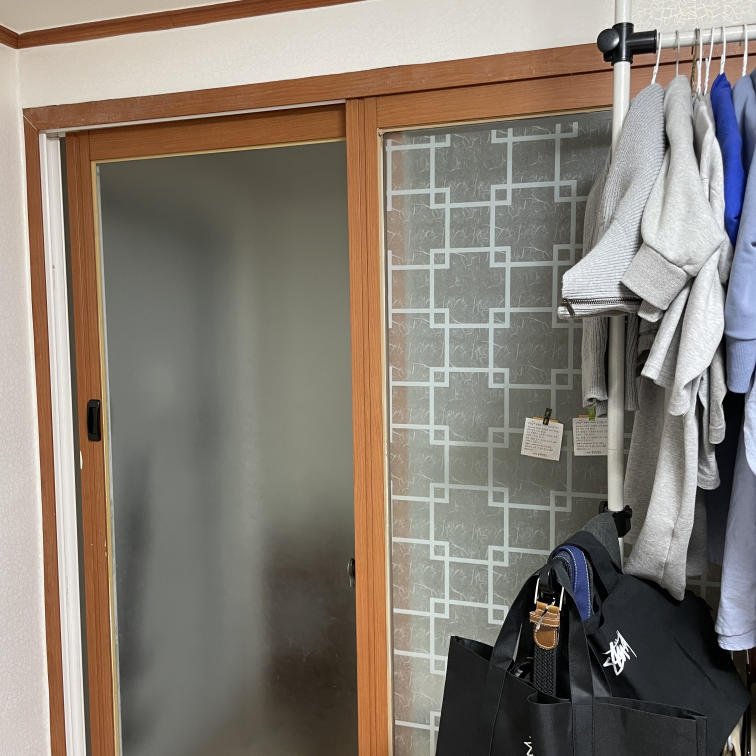
//> input picture Panorama/Image/home1.jpg, 3024 x 3024 px (shown at 1/4 size)
$ ./hw2   (built with g++ and OpenCV 4)
//> lines starting //> are read from the running program, lines starting //| are printed output that depends on the picture
#include <iostream>
#include "opencv2/core/core.hpp"
#include "opencv2/highgui/highgui.hpp"
#include "opencv2/imgproc/imgproc.hpp"
#include <time.h>
#include <opencv2/photo.hpp>
#include <opencv2/imgcodecs.hpp>
#include <opencv2/objdetect/objdetect.hpp>
#include <opencv2/features2d.hpp>
#include <opencv2/stitching.hpp>
#include <opencv2/xfeatures2d.hpp>
#include <opencv2/calib3d.hpp>

using namespace cv;
using namespace std;
using namespace cv::xfeatures2d;

void Gaussian_Elimination_func(float* input, int n){ // 행렬로 이루어진 선형 방정식을 풀어주는 Gaussian Elimination 함수

    float* A = input;
    int i = 0;
    int j = 0;
    // m = rows, n = cols
    int m = n - 1; // 8 과 9 이므로
    while (i < m && j < n)
    {
        // column j를 기준으로 잡아서 row i부터 시작
        int maxi = i;
        for (int k = i + 1; k < m; k++)
        {
            if (fabs(A[k * n + j]) > fabs(A[maxi * n + j]))
            {
                maxi = k;
            }
        }
        if (A[maxi * n + j] != 0)
        {
            // i와 maxi의 순서를 바꾼다. (위부터 큰 순서대로 sort 돼야 하기 때문)
            if (i != maxi)
                for (int k = 0; k < n; k++)
                {
                    float aux = A[i * n + k];
                    A[i * n + k] = A[maxi * n + k];
                    A[maxi * n + k] = aux;
                }
            // A[i,j] 바꾸기 전 A[maxi,j]의 값을 가지고 있는 상태
            // 행 i의 원소를 A[i,j]로 나눠준다
            float A_ij = A[i * n + j];
            for (int k = 0; k < n; k++)
            {
                A[i * n + k] /= A_ij;
            }
            // A[i,j] = 1이 됐을 것이다.
            for (int u = i + 1; u < m; u++)
            {
                // A[u,j]와 행 i를 곱한 값에서 행 u를 빼준다.
                float A_uj = A[u * n + j];
                for (int k = 0; k < n; k++)
                {
                    A[u * n + k] -= A_uj * A[i * n + k];
                }
                // A[u,j] = 0 이다
            }
            i++;
        }
        j++;
    }

    // 다시 대입해준다
    for (int i = m - 2; i >= 0; i--)
    {
        for (int j = i + 1; j < n - 1; j++)
        {
            A[i * n + m] -= A[i * n + j] * A[j * n + m];
        }
    }
}

void findHomography_func(vector<Point2f> src, vector<Point2f> dst, Mat & result){ // Homography를 찾아주는 함수

    float P[8][9] =                                                              // 선형 방정식의 앞쪽 행렬이다.
    {
        {-src[0].x, -src[0].y, -1,   0,   0,  0, src[0].x * dst[0].x, src[0].y * dst[0].x, -dst[0].x },
        {  0,   0,  0, -src[0].x, -src[0].y, -1, src[0].x * dst[0].y, src[0].y * dst[0].y, -dst[0].y },

        {-src[1].x, -src[1].y, -1,   0,   0,  0, src[1].x * dst[1].x, src[1].y * dst[1].x, -dst[1].x },
        {  0,   0,  0, -src[1].x, -src[1].y, -1, src[1].x * dst[1].y, src[1].y * dst[1].y, -dst[1].y },

        {-src[2].x, -src[2].y, -1,   0,   0,  0, src[2].x * dst[2].x, src[2].y * dst[2].x, -dst[2].x },
        {  0,   0,  0, -src[2].x, -src[2].y, -1, src[2].x * dst[2].y, src[2].y * dst[2].y, -dst[2].y },

        {-src[3].x, -src[3].y, -1,   0,   0,  0, src[3].x * dst[3].x, src[3].y * dst[3].x, -dst[3].x },
        {  0,   0,  0, -src[3].x, -src[3].y, -1, src[3].x * dst[3].y, src[3].y * dst[3].y, -dst[3].y },
    };

    Gaussian_Elimination_func(&P[0][0], 9); // 해당 선형 방정식을 가우시안 소거법을 사용해서 풀어준다.

    float aux_H[3][3] = { // 소거법을 활용해 풀어준 결과 행렬
        { P[0][8], P[1][8], P[2][8] },
        { P[3][8], P[4][8], P[5][8] },
        { P[6][8], P[7][8], 1 }
    };

    for (int i = 0; i < 3; i++) {
        for (int j = 0; j < 3; j++) {
            result.at<float>(i, j) = aux_H[i][j]; // 결과 Mat에 대입해줘서 출력
        }
    }
}


Mat RANSAC_func(vector<Point2f> src, vector<Point2f> dst){ // RANSAC을 수행해주는 함수

        int N = 2000;	// 반복 횟수
        float T = 3;   // threshold
        int size = src.size(); // 입력 keypoint들의 개수

        int max_cnt = 0; // 가장 많은 inlier의 개수를 담아줄 변수

        Mat Best_Homo = Mat::zeros(3, 3, CV_32FC1); // 가장 많은 inlier를 뽑아낸 호모그래피를 저장해줄 Mat 초기화

        for (int i = 0; i < N; i++) // N번 반복해주는 for문
        {
            int k[4] = { -1, };
            k[0] = floor((rand() % size)); // 4개씩 총 keypoint의 개수 범위 내에서 만큼 난수를 생성해주는 난수 생성기
            do
            {
                k[1] = floor((rand() % size));
            } while (k[1] == k[0] || k[1] < 0);

            do
            {
                k[2] = floor((rand() % size));
            } while (k[2] == k[0] || k[2] == k[1] || k[2] < 0);

            do
            {
                k[3] = floor((rand() % size));
            } while (k[3] == k[0] || k[3] == k[1] || k[3] == k[2] || k[3] < 0);

            printf("random sample : %d %d %d %d\n", k[0], k[1], k[2], k[3]); // 몇번째 특징점들이 뽑혔는지 출력

            vector<Point2f> src_sample; // 뽑힌 번호들의 특징점(x)들을 담아둘 컨테이너
            vector<Point2f> dst_sample; // 뽑힌 번호들의 특징점(x')들을 담아둘 컨테이너

            src_sample.push_back(src[k[0]]);
            src_sample.push_back(src[k[1]]);
            src_sample.push_back(src[k[2]]);
            src_sample.push_back(src[k[3]]);

            dst_sample.push_back(dst[k[0]]);
            dst_sample.push_back(dst[k[1]]);
            dst_sample.push_back(dst[k[2]]);
            dst_sample.push_back(dst[k[3]]);

            Mat Homo_sample = Mat::zeros(3, 3, CV_32FC1); // 뽑힌 특징점들로 만든 호모그래피를 담을 3 x 3 매트릭스 초기화 및 선언

            findHomography_func(src_sample, dst_sample, Homo_sample); // find homography 함수 선언

            Mat Distance = Mat::zeros(size, 1, CV_32FC1); // 호모그래피의 거리를 계산한 값들을 담을 (size) x 1 매트릭스

            for (int l = 0; l < size; l++) { // 특징점 개수만큼 반복
                Mat A_calc = Mat::zeros(3, 1, CV_32FC1); // 특징점을 Mat으로 옮기는 것과 동시에 homogeneous coordinate로 변환해서 담을 3 x 1 매트릭스
                Point2f A_calc_Homo; // H x X 를 계산하여 다시 cartesian coordinate의 변환해서 담아둘 변수

                A_calc.at<float>(0, 0) = src[l].x;
                A_calc.at<float>(1, 0) = src[l].y;
                A_calc.at<float>(2, 0) = 1.0f; // homogeneous coordinate로 변환

                Mat H_mul_X = (3, 1, CV_32FC1, Homo_sample * A_calc); // H x X 계산

                A_calc_Homo.x = H_mul_X.at<float>(0, 0) / H_mul_X.at<float>(2, 0); // (wx, wy, w)에서 wx / w를 계산해서 x 값 삽입
                A_calc_Homo.y = H_mul_X.at<float>(1, 0) / H_mul_X.at<float>(2, 0); // (wx, wy, w)에서 wy / w를 계산해서 y 값 삽입

                Distance.at<float>(l, 0) = norm(dst[l] - A_calc_Homo); // norm 함수를 이용해서 거리 계산
            }

            int cnt = 0; // inlier의 개수를 저장해줄 변수

            for (int j = 0; j < size; j++)
            {
                float data = Distance.at<float>(j, 0); // data에 거리 옮기기
                if (data < T) // threshold 와 비교
                {
                    cnt++;
                }
            }

            if (cnt > max_cnt) // 가장 많은 inlier의 개수를 가진 호모그래피 저장
            {
                Best_Homo = Homo_sample;
                max_cnt = cnt;
            }
        }

        cout << "Max inliers : " << max_cnt << endl;
        cout << "Best Homography : " << Best_Homo << endl << endl;

        return Best_Homo;
}

Mat makePanorama_func(Mat Left_Img, Mat Right_Img, int Distance_Thresh, int Match_Min) { // 입력된 두 이미지를 병합해주는 함수

    Mat Left_Img_Gray, Right_Img_Gray; // Grayscale로 변환한 이미지를 담아둘 매트릭스

    cvtColor(Left_Img, Left_Img_Gray, CV_BGR2GRAY); // Grayscale로 변환
    cvtColor(Right_Img, Right_Img_Gray, CV_BGR2GRAY); // Grayscale로 변환

    // --------------------SIFT 특징 검출기------------------------------

    Ptr<SiftFeatureDetector> Detector = SIFT::create(300);
    vector<KeyPoint> kpts_left, kpts_right;
    Detector->detect(Left_Img_Gray, kpts_left);
    Detector->detect(Right_Img_Gray, kpts_right);

    Ptr<SiftDescriptorExtractor> Extractor = SIFT::create(100, 4, 3, false, true);
    Mat img_des_left, img_des_right;
    Extractor->compute(Left_Img_Gray, kpts_left, img_des_left);
    Extractor->compute(Right_Img_Gray, kpts_right, img_des_right);

    BFMatcher matcher(NORM_L2); // Brute Force Matcher -- L2 norm 사용
    vector<DMatch> matches;
    matcher.match(img_des_left, img_des_right, matches);

    double Distance_Max = matches[0].distance; // Match들의 거리를 통해 정제
    double Distance_Min = matches[0].distance;
    double dist;
    for (int i = 0; i < img_des_left.rows; i++) {
        dist = matches[i].distance;
        if (dist < Distance_Min) Distance_Min = dist;
        if (dist > Distance_Max) Distance_Max = dist;
    }
    printf("max_dist : %f \n", Distance_Max);
    printf("min_dist : %f \n", Distance_Min);

    vector<DMatch> Matched_Fin;
    do {
        vector<DMatch> Matched_Good;
        for (int i = 0; i < img_des_left.rows; i++) {
            if (matches[i].distance < Distance_Thresh * Distance_Min)
                Matched_Good.push_back(matches[i]);
        }
        Matched_Fin = Matched_Good;
        Distance_Thresh -= 1;
    } while (Distance_Thresh != 2 && Matched_Fin.size() > Match_Min);

    vector<Point2f> left, right; // Match가 끝난 페어들의 좌표를 각각 left와 right 벡터에 저장
    for (int i = 0; i < Matched_Fin.size(); i++) {
        left.push_back(kpts_left[Matched_Fin[i].queryIdx].pt);
        right.push_back(kpts_right[Matched_Fin[i].trainIdx].pt);
    }
    cout <<  "Numnber of Keypoints : " << right.size() << ", " << left.size() << endl; // 특징점 총 개수 출력

    //Mat mat_homo = findHomography(left, right, RANSAC); // built-in과 나의 함수 비교

    Mat mat_homo = RANSAC_func(left, right); // Homography를 만들어줌과 동시에 RANSAC algorithm을 이용해 가장 좋은 Homography를 찾아주는 함수

    // cout << "Built-in Homography : " <<mat_homo_1 << endl << endl; // built-in과 나의 함수 비교

    Mat Result_Img;
    warpPerspective(Left_Img, Result_Img, mat_homo, // Inverse Warping을 통해 projection 실행
        Size(Left_Img.cols * 3, Left_Img.rows * 1.2), INTER_CUBIC);

    Mat Pano_Img;
    Pano_Img = Result_Img.clone();
    Mat roi(Pano_Img, Rect(0, 0, Right_Img.cols, Right_Img.rows)); // 이미지 합성
    Right_Img.copyTo(roi);

    int cut_x = 0, cut_y = 0;
    for (int y = 0; y < Pano_Img.rows; y++) { // Black Cut - 이미지에서 검은색 부분을 잘라주는 코드
        for (int x = 0; x < Pano_Img.cols; x++) {
            if (Pano_Img.at<Vec3b>(y, x)[0] == 0 &&
                Pano_Img.at<Vec3b>(y, x)[1] == 0 &&
                Pano_Img.at<Vec3b>(y, x)[2] == 0) {
                continue;
            }
            if (cut_x < x)cut_x = x;
            if (cut_y < y)cut_y = y;
        }
    }
    Mat Pano_Img_Fin;
    Pano_Img_Fin = Pano_Img(Range(0, cut_y), Range(0, cut_x));

    return Pano_Img_Fin;
}

void Panorama_func() { // 파노라마를 전체적으로 진행해주는 함수

    Mat Image_left = imread("home1.jpg", IMREAD_COLOR); // 세장의 사진 불러오기
//> Image_left is the input picture: 3024 rows x 3024 cols, CV_8UC3; mean B, G, R 115.3, 125.3, 133.9
    Mat Image_center = imread("home2.jpg", IMREAD_COLOR);
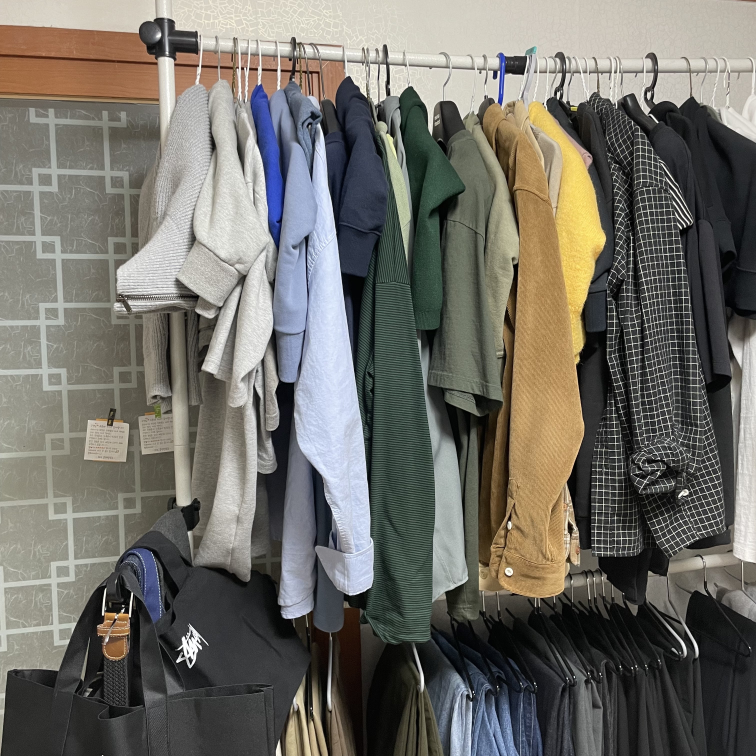
//> input picture Panorama/Image/home2.jpg, 3024 x 3024 px (shown at 1/4 size)
//> Image_center is the input picture: 3024 rows x 3024 cols, CV_8UC3; mean B, G, R 103, 110.1, 112.5
    Mat Image_right = imread("home3.jpg", IMREAD_COLOR);
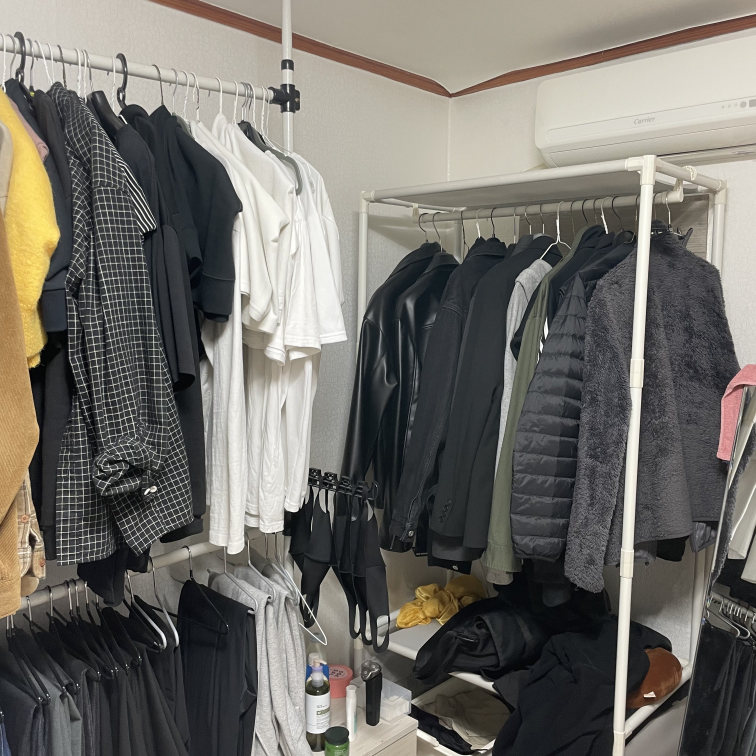
//> input picture Panorama/Image/home3.jpg, 3024 x 3024 px (shown at 1/4 size)
//> Image_right is the input picture: 3024 rows x 3024 cols, CV_8UC3; mean B, G, R 104.9, 110.8, 113.5

    resize(Image_left, Image_left, Size(512, 512), INTER_AREA); // 모두 같은 사이즈로 다운 샘플링
//> Image_left: 512 rows x 512 cols, CV_8UC3
    resize(Image_center, Image_center, Size(512, 512), INTER_AREA);
//> Image_center: 512 rows x 512 cols, CV_8UC3
    resize(Image_right, Image_right, Size(512, 512), INTER_AREA);
//> Image_right: 512 rows x 512 cols, CV_8UC3

    if (Image_left.empty() || Image_center.empty() || Image_right.empty()) exit(-1); // 위 내용이 제대로 진행 안되었으면 종료

    Mat result; // 결과를 담아줄 매트릭스

    flip(Image_left, Image_left, 1); // 왼쪽 사진 뒤집기
    flip(Image_center, Image_center, 1); // 가운데 사진 뒤집기

    result = makePanorama_func(Image_left, Image_center, 4, 100); // 왼쪽과 가운데 먼저 병합
//> in makePanorama_func, `cvtColor(Right_Img, Right_Img_Gray, CV_BGR2GRAY);`:
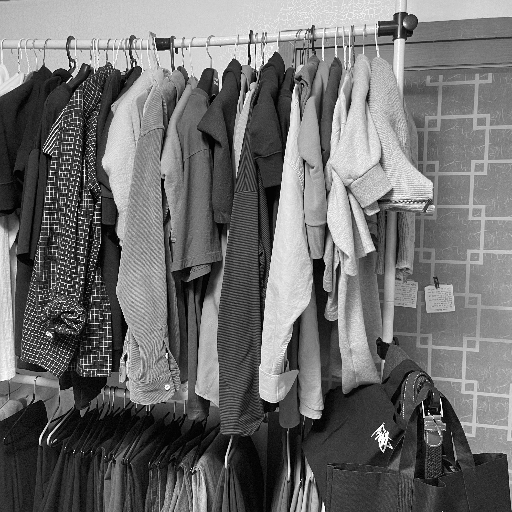
//> Right_Img_Gray: 512 rows x 512 cols, CV_8UC1; min 0, max 255, mean 109.8
//> in makePanorama_func, `Detector->detect(Left_Img_Gray, kpts_left);`: kpts_left = 300 keypoints; strongest (x, y, size): (101, 450, 2.3), (149, 403, 2.1), (92, 436, 1.8), (92, 443, 10.8)
//> in makePanorama_func, `Detector->detect(Right_Img_Gray, kpts_right);`: kpts_right = 300 keypoints; strongest (x, y, size): (441, 412, 2.2), (249, 55, 2), (383, 447, 1.9), (251, 31, 2)
//> in makePanorama_func, `matcher.match(img_des_left, img_des_right, matches);`: matches = 300 matches
//> in makePanorama_func, `double Distance_Max = matches[0].distance;`: Distance_Max = 342.8
//> the loop in makePanorama_func, `for (int i = 0; i < img_des_left.rows; i++)` made 300 passes
//> (dist, Distance_Max) on passes 8, 9, 12, 37, 73, 91, 153, 166: (350.3, 350.3), (366.8, 366.8), (368.3, 368.3), (373.2, 373.2), (383.4, 383.4), (385.7, 385.7), (395.2, 395.2), (399, 399)
//> after the loop in makePanorama_func, `for (int i = 0; i < img_des_left.rows; i++)`: Distance_Min = 44.51; Distance_Max = 413.2
//| max_dist : 413.196075
//| min_dist : 44.508427
//> after the loop in makePanorama_func, `do`: Distance_Thresh = 3
//> the loop in makePanorama_func, `for (int i = 0; i < Matched_Fin.size(); i++)` made 46 passes
//| Numnber of Keypoints : 46, 46
//> in RANSAC_func, `int size = src.size();`: size = 46
//> the loop in RANSAC_func, `for (int i = 0; i < N; i++)` made 2000 passes
//> (cnt, Best_Homo, max_cnt) on pass 3: (19, [[1.05, -0.056, 307.3], [-0.0403, 1.01, -0.611], [0, 0, 1]], 19)
//> after the loop in RANSAC_func, `for (int i = 0; i < N; i++)`: max_cnt = 39
//| Max inliers : 39
//| Best Homography : [0.56082678, -0.010099592, 316.57175;
//|  -0.18043345, 0.94949138, 11.67862;
//|  -0.00093393342, 9.0709938e-05, 1]
//> in makePanorama_func, `Mat mat_homo = RANSAC_func(left, right);`: mat_homo = [[0.561, -0.0101, 316.6], [-0.18, 0.949, 11.68], [-0.000934, 9.07e-05, 1]]
//> in makePanorama_func, `Right_Img.copyTo(roi);`:
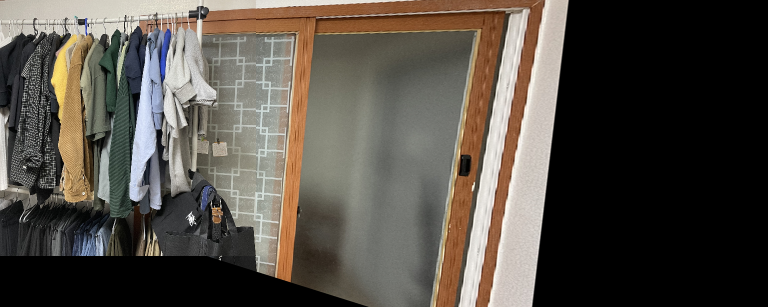
//> Pano_Img: 614 rows x 1536 cols, CV_8UC3 (shown at 1/2 size); mean B, G, R 70.2, 78, 84
//> after the loop in makePanorama_func, `for (int y = 0; y < Pano_Img.rows; y++)`: cut_x = 1138; cut_y = 613

    flip(result, result, 1); // 왼쪽 + 가운데 다시 뒤집기
    imshow("ex_panorama_result1", result);
    imwrite("ex_panorama_result1.png", result);

    waitKey();

    result = makePanorama_func(Image_right, result, 2, 60); // (왼쪽 + 가운데) 와 오른쪽 병합
//> call 2 of makePanorama_func, with Distance_Thresh = 2, Match_Min = 60
//> in makePanorama_func (call 2), `cvtColor(Right_Img, Right_Img_Gray, CV_BGR2GRAY);`:
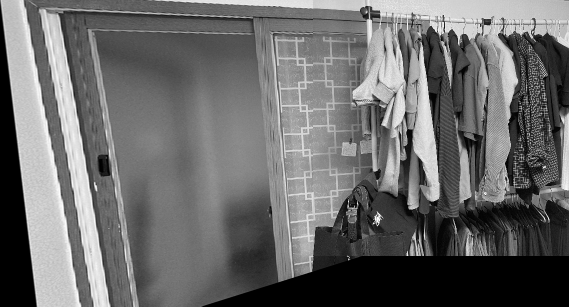
//> Right_Img_Gray: 613 rows x 1138 cols, CV_8UC1 (shown at 1/2 size); min 0, max 255, mean 106.6
//> in makePanorama_func (call 2), `Detector->detect(Left_Img_Gray, kpts_left);`: kpts_left = 300 keypoints; strongest (x, y, size): (111, 431, 1.9), (441, 470, 2.5), (104, 331, 2.6), (332, 504, 3.1)
//> in makePanorama_func (call 2), `Detector->detect(Right_Img_Gray, kpts_right);`: kpts_right = 300 keypoints; strongest (x, y, size): (814, 510, 2.6), (696, 412, 2.2), (889, 55, 2), (755, 447, 1.9)
//> in makePanorama_func (call 2), `double Distance_Max = matches[0].distance;`: Distance_Max = 376.4
//> the loop in makePanorama_func (call 2), `for (int i = 0; i < img_des_left.rows; i++)` made 300 passes
//> (dist, Distance_Min) on passes 2, 11, 18, 36, 48, 107, 111: (256.7, 256.7), (214.1, 214.1), (213, 213), (172.3, 172.3), (123.2, 123.2), (118.8, 118.8), (117.1, 117.1)
//> after the loop in makePanorama_func (call 2), `for (int i = 0; i < img_des_left.rows; i++)`: Distance_Min = 117.1; Distance_Max = 422.9
//| max_dist : 422.910156
//| min_dist : 117.119598
//> the loop in makePanorama_func (call 2), `do` made 1 pass
//> after the loop in makePanorama_func (call 2), `do`: Distance_Thresh = 1
//> the loop in makePanorama_func (call 2), `for (int i = 0; i < Matched_Fin.size(); i++)` made 37 passes
//| Numnber of Keypoints : 37, 37
//> the loop in RANSAC_func (call 2), `for (int i = 0; i < N; i++)` made 2000 passes
//> (cnt, max_cnt) on passes 1, 3, 6: (4, 4), (5, 5), (9, 9)
//| Max inliers : 10
//| Best Homography : [2.9843485, -0.032069594, 989.11328;
//|  -0.041063726, 1.0051421, 13.420838;
//|  0.0020106051, -9.4427727e-05, 1]
//> in makePanorama_func (call 2), `Mat mat_homo = RANSAC_func(left, right);`: mat_homo = [[2.98, -0.0321, 989.1], [-0.0411, 1.01, 13.42], [0.00201, -9.44e-05, 1]]
//> in makePanorama_func (call 2), `Right_Img.copyTo(roi);`:
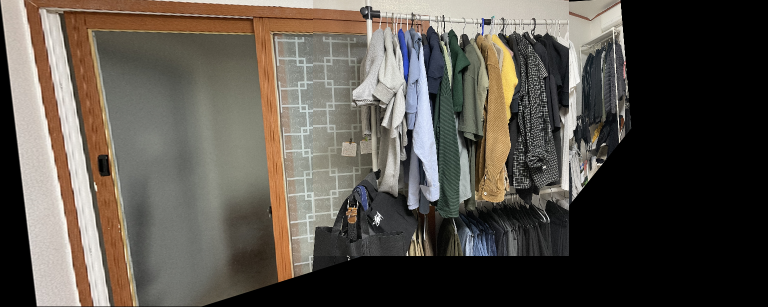
//> Pano_Img: 614 rows x 1536 cols, CV_8UC3 (shown at 1/2 size); mean B, G, R 74.7, 82.7, 88.7
//> the loop in makePanorama_func (call 2), `for (int y = 0; y < Pano_Img.rows; y++)` made 614 passes
//> cut_x on passes 1 to 3: 1240, 1240, 1240
//> in makePanorama_func (call 2), `Pano_Img_Fin = Pano_Img(Range(0, cut_y), Range(0, cut_x));`:
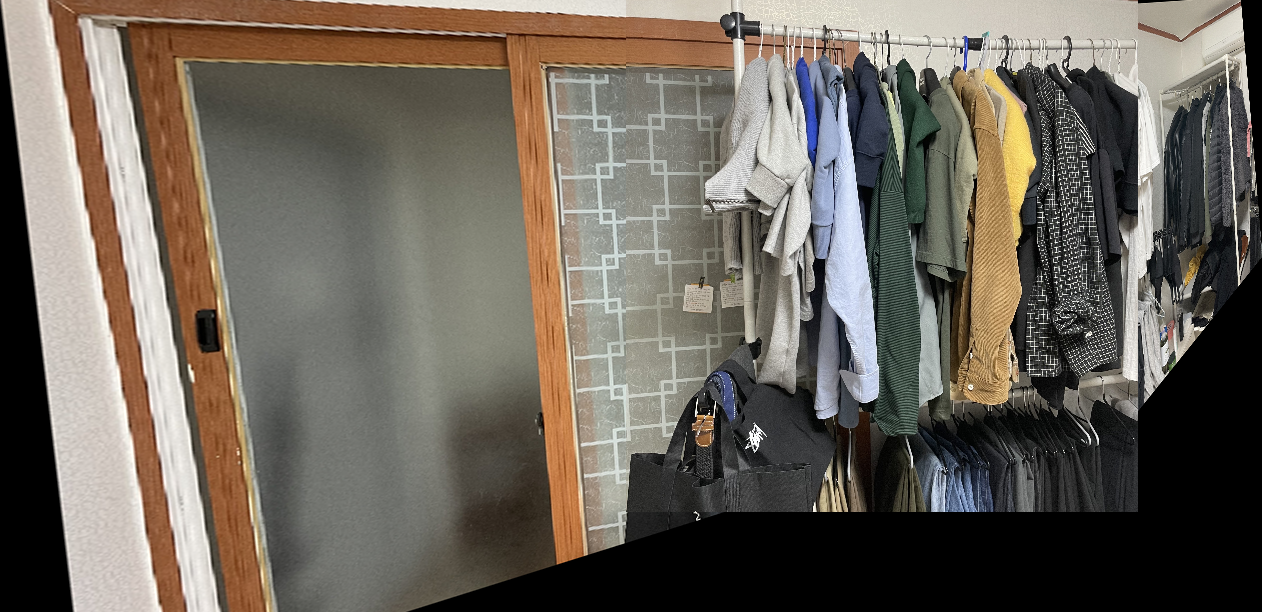
//> Pano_Img_Fin: 612 rows x 1262 cols, CV_8UC3; mean B, G, R 91.2, 100.9, 108.3

    imshow("ex_panorama_result2", result);
    imwrite("ex_panorama_result2.png", result);

    waitKey();

    destroyAllWindows();
}

int main() {
    Panorama_func();
}
